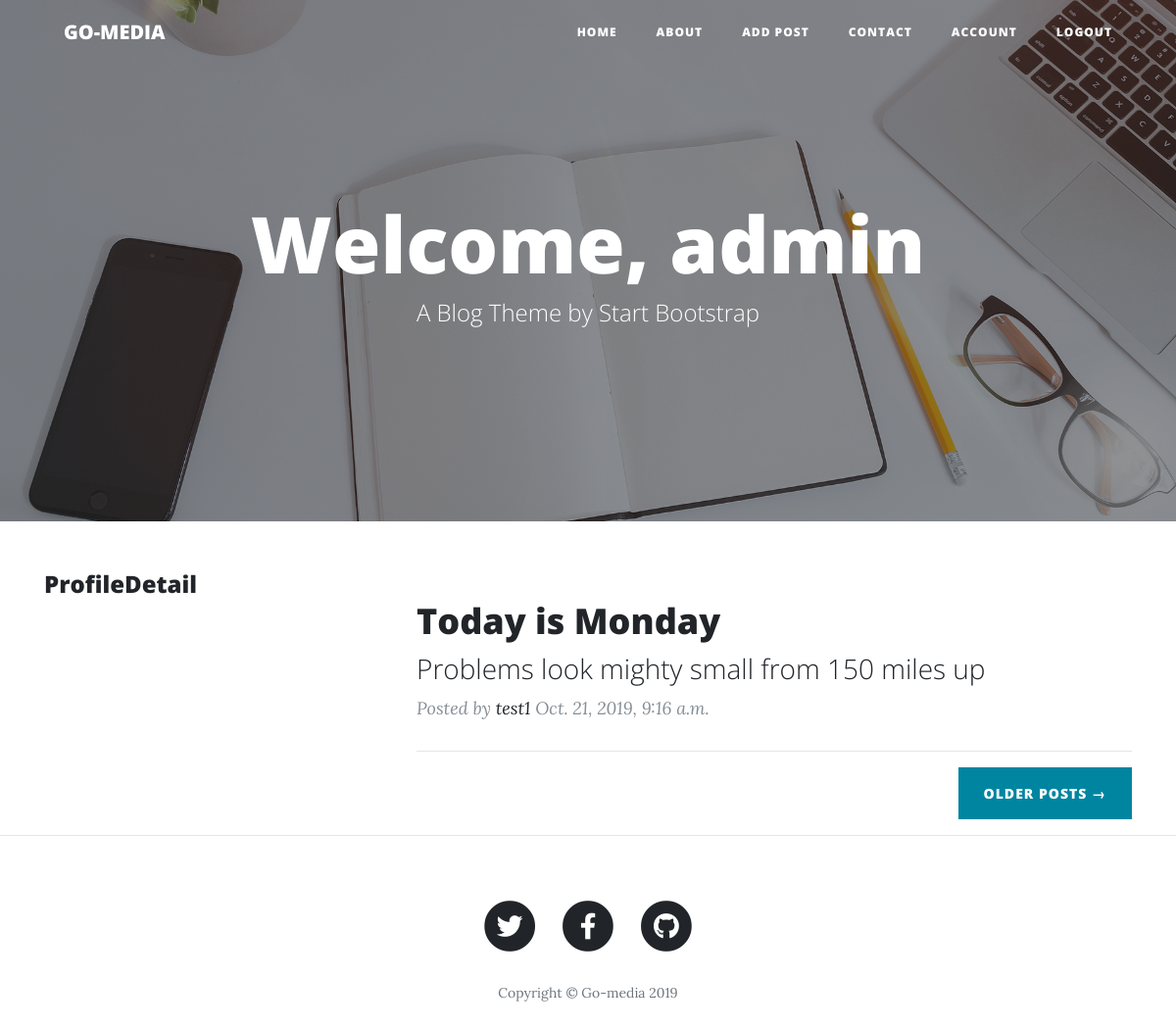
Screenshot of /test1/profile/ (signed in) with the database file from the repository.
### posts/models.py (models this page shows, shortened)
class Post(models.Model):
    title = models.CharField(max_length = 200)
    slug = models.SlugField(allow_unicode = True, unique = True)
    text = models.TextField()
    featured_image = models.ImageField(upload_to = 'images', default='/images/gig.png')
    publish_date = models.DateTimeField(auto_now = True)
    user = models.ForeignKey(User, related_name = 'posts', null = True, on_delete=models.CASCADE)
    class Meta:
        ordering = ['-publish_date']

### userprofile/views.py (the view)
# urls.py: path('<username>/profile/', views.ProfileDetail.as_view(), name = 'profile'),
class ProfileDetail(generic.ListView):
    model = UserProfile
    template_name = 'userprofile/profile_detail.html'
    def get_queryset(self):
        try:
            self.post_user = User.objects.prefetch_related('posts').get(username__iexact=self.kwargs.get('username'))
        except User.DoesNotExist:
            raise Http404
        else:
            return self.post_user.posts.all()
    def get_context_data(self, **kwargs):
        context = super().get_context_data(**kwargs)
        context['post_user'] = self.post_user
        return context

### userprofile/templates/userprofile/profile_detail.html (shortened to what this page needs)
{% extends 'base.html' %}
{% block content %}
  <header class="masthead" style="background-image: url('/static/img/home-bg.jpg')">
    <div class="overlay"></div>
    <div class="container">
      <div class="row">
        <div class="col-lg-8 col-md-10 mx-auto">
          <div class="site-heading">
            <h1>Welcome, {{ user.username }}</h1>
            <span class="subheading">A Blog Theme by Start Bootstrap</span>
          </div>
        </div>
      </div>
    </div>
  </header>
  <div class="container">
    <div class="row">
      <div class="col-lg-4 col-md-4 mx-auto">
        <div class="content-section">
          <div class="media">
            <h4>Profile</h4>
            <h4>Detail</h4>
          </div>
        </div>
      </div>
      <div class="col-lg-8 col-md-10 mx-auto">
        {% for post in post_list %}
          <div class="post-preview">
            <a href="{% url 'posts:detail' slug=post.slug %}">
              <h2 class="post-title">
                {{post.title}}
              </h2>
              <h3 class="post-subtitle">
                Problems look mighty small from 150 miles up
              </h3>
            </a>
            <p class="post-meta">Posted by
              <a href="#">{{post.user}}</a>
              {{ post.publish_date }}
            </p>
          </div>
          <hr>
       {% endfor %}
        <div class="clearfix">
          <a class="btn btn-primary float-right" href="#">Older Posts &rarr;</a>
        </div>
      </div>
    </div>
  </div>
<hr>
{% endblock %}

### rows the page displays
Post: title "Today is Monday", user "test1", publish_date "Oct. 21, 2019, 9:16 a.m."

### other values shown
{{ user.username }} "admin"
